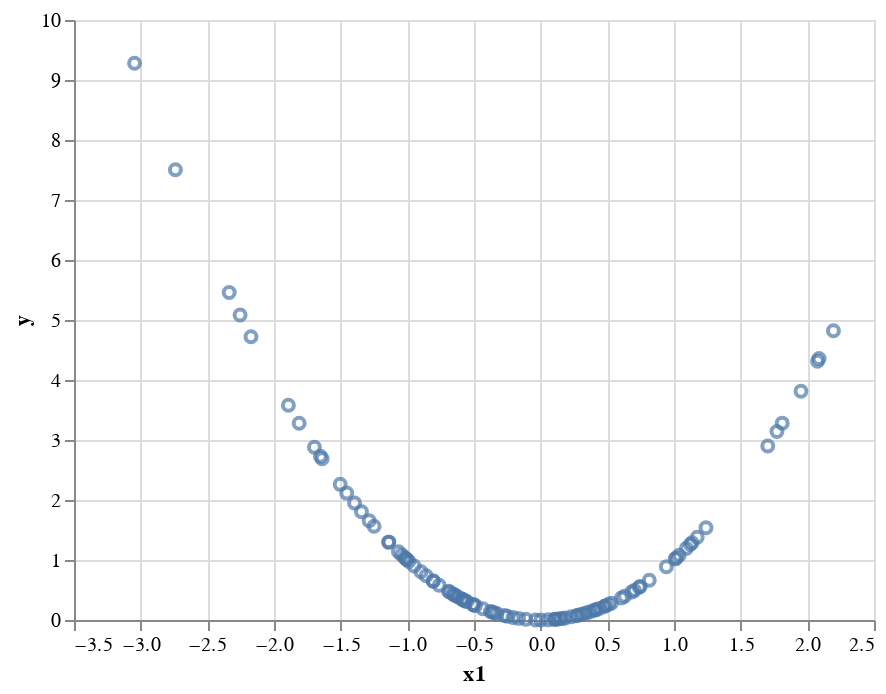

Notebook code for this chart:
### Code cell
data = pd.DataFrame({'y':y[:,0], 'x1':x[:,0]})
alt.Chart(data).mark_point().encode(x='x1', y='y')

### Figure 1 — Vega-Lite specification as saved in the notebook (floating-point values rounded to 4 significant figures)
{"$schema": "https://vega.github.io/schema/vega-lite/v3.4.0.json", "config": {"mark": {"tooltip": null}, "view": {"height": 300, "width": 400}}, "data": {"name": "data-3616bf0de29d00003041749bfe17c8b8"}, "datasets": {"data-3616bf0de29d00003041749bfe17c8b8": [{"x1": 0.9429, "y": 0.889}, {"x1": 0.4105, "y": 0.1685}, {"x1": 1.039, "y": 1.079}, {"x1": 0.6057, "y": 0.3669}, {"x1": -2.739, "y": 7.505}, {"x1": 0.1845, "y": 0.03405}, {"x1": 0.7027, "y": 0.4938}, {"x1": 0.3015, "y": 0.09093}, {"x1": 0.1071, "y": 0.01148}, {"x1": 0.1217, "y": 0.01481}, {"x1": -0.1107, "y": 0.01225}, {"x1": -0.9489, "y": 0.9004}, {"x1": -0.3767, "y": 0.1419}, {"x1": 1.811, "y": 3.281}, {"x1": 1.135, "y": 1.288}, {"x1": -1.811, "y": 3.281}, {"x1": -0.6197, "y": 0.384}, {"x1": -0.2075, "y": 0.04307}, {"x1": 1.703, "y": 2.901}, {"x1": -1.139, "y": 1.298}, {"x1": -2.254, "y": 5.082}, {"x1": 2.076, "y": 4.312}, {"x1": -1.652, "y": 2.73}, {"x1": -0.5751, "y": 0.3308}, {"x1": -0.5025, "y": 0.2525}, {"x1": -1.344, "y": 1.806}, {"x1": -0.5871, "y": 0.3447}, {"x1": -1.396, "y": 1.949}, {"x1": -2.173, "y": 4.72}, {"x1": 0.1037, "y": 0.01076}, {"x1": 0.2682, "y": 0.07195}, {"x1": 0.001504, "y": 2.261e-06}, {"x1": 0.8146, "y": 0.6636}, {"x1": -1.043, "y": 1.087}, {"x1": 0.1416, "y": 0.02005}, {"x1": 0.1629, "y": 0.02653}, {"x1": -1.249, "y": 1.561}, {"x1": 0.5085, "y": 0.2585}, {"x1": 0.4802, "y": 0.2306}, {"x1": -0.4892, "y": 0.2393}, {"x1": -0.8973, "y": 0.8052}, {"x1": 0.2297, "y": 0.05278}, {"x1": -0.1653, "y": 0.02733}, {"x1": -0.6915, "y": 0.4781}, {"x1": -1.139, "y": 1.298}, {"x1": -0.03799, "y": 0.001443}, {"x1": 0.2798, "y": 0.0783}, {"x1": -1.067, "y": 1.138}, {"x1": 0.4404, "y": 0.1939}, {"x1": -1.002, "y": 1.004}, {"x1": -0.3487, "y": 0.1216}, {"x1": 0.3513, "y": 0.1234}, {"x1": 0.6299, "y": 0.3967}, {"x1": -0.5535, "y": 0.3064}, {"x1": -1.021, "y": 1.042}, {"x1": -0.5085, "y": 0.2586}, {"x1": -0.6582, "y": 0.4332}, {"x1": 0.4819, "y": 0.2322}, {"x1": 1.093, "y": 1.194}, {"x1": -1.286, "y": 1.655}, {"x1": 1.174, "y": 1.379}, {"x1": -0.9881, "y": 0.9764}, {"x1": -0.6366, "y": 0.4053}, {"x1": 1.01, "y": 1.019}, {"x1": 0.7388, "y": 0.5458}, {"x1": 1.122, "y": 1.26}, {"x1": -0.6822, "y": 0.4655}, {"x1": -0.8057, "y": 0.6491}, {"x1": 0.3274, "y": 0.1072}, {"x1": 1.24, "y": 1.537}, {"x1": -0.4336, "y": 0.188}, {"x1": -0.2718, "y": 0.07388}, {"x1": -1.454, "y": 2.115}, {"x1": -0.7613, "y": 0.5796}, {"x1": -0.8592, "y": 0.7382}, {"x1": -1.892, "y": 3.58}, {"x1": -1.697, "y": 2.878}, {"x1": 1.017, "y": 1.035}, {"x1": 1.772, "y": 3.141}, {"x1": -0.5903, "y": 0.3484}, {"x1": -2.336, "y": 5.457}, {"x1": -0.3653, "y": 0.1334}, {"x1": -0.5648, "y": 0.319}, {"x1": -0.2513, "y": 0.06316}, {"x1": 2.088, "y": 4.359}, {"x1": -1.011, "y": 1.023}, {"x1": 0.05594, "y": 0.003129}, {"x1": 0.4114, "y": 0.1693}, {"x1": 2.196, "y": 4.821}, {"x1": -1.639, "y": 2.687}, {"x1": 0.3818, "y": 0.1458}, {"x1": 0.5301, "y": 0.281}, {"x1": -0.6499, "y": 0.4223}, {"x1": -0.8047, "y": 0.6476}, {"x1": 1.952, "y": 3.812}, {"x1": 0.6842, "y": 0.4681}, {"x1": 0.7467, "y": 0.5576}, {"x1": -1.504, "y": 2.261}, {"x1": -0.329, "y": 0.1082}, {"x1": -3.046, "y": 9.278}]}, "encoding": {"x": {"field": "x1", "type": "quantitative"}, "y": {"field": "y", "type": "quantitative"}}, "mark": "point"}
